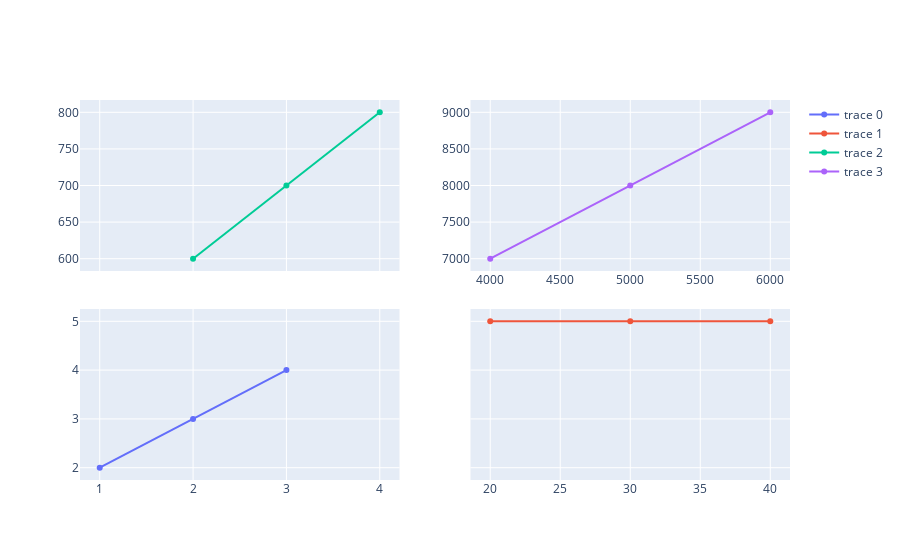

Notebook cell for this chart:
### Code cell
import plotly.graph_objects as go

trace1 = go.Scatter(
    x=[1, 2, 3],
    y=[2, 3, 4]
)
trace2 = go.Scatter(
    x=[20, 30, 40],
    y=[5, 5, 5],
    xaxis="x2",
    yaxis="y"
)
trace3 = go.Scatter(
    x=[2, 3, 4],
    y=[600, 700, 800],
    xaxis="x",
    yaxis="y3"
)
trace4 = go.Scatter(
    x=[4000, 5000, 6000],
    y=[7000, 8000, 9000],
    xaxis="x4",
    yaxis="y4"
)
data = [trace1, trace2, trace3, trace4]
layout = go.Layout(
    xaxis=dict(
        domain=[0, 0.45]
    ),
    yaxis=dict(
        domain=[0, 0.45]
    ),
    xaxis2=dict(
        domain=[0.55, 1]
    ),
    xaxis4=dict(
        domain=[0.55, 1],
        anchor="y4"
    ),
    yaxis3=dict(
        domain=[0.55, 1]
    ),
    yaxis4=dict(
        domain=[0.55, 1],
        anchor="x4"
    )
)
fig = go.Figure(data=data, layout=layout)
fig.show()

### Figure 1 — Plotly figure (JSON) as saved in the notebook; plotly's stock layout.template omitted (floating-point values rounded to 4 significant figures)
{"data": [{"type": "scatter", "x": [1, 2, 3], "y": [2, 3, 4]}, {"type": "scatter", "x": [20, 30, 40], "xaxis": "x2", "y": [5, 5, 5], "yaxis": "y"}, {"type": "scatter", "x": [2, 3, 4], "xaxis": "x", "y": [600, 700, 800], "yaxis": "y3"}, {"type": "scatter", "x": [4000, 5000, 6000], "xaxis": "x4", "y": [7000, 8000, 9000], "yaxis": "y4"}], "layout": {"autosize": true, "dragmode": "zoom", "xaxis": {"autorange": true, "domain": [0, 0.45], "range": [0.8062, 4.194], "showspikes": false, "type": "linear"}, "xaxis2": {"autorange": true, "domain": [0.55, 1], "range": [18.71, 41.29], "showspikes": false, "type": "linear"}, "xaxis4": {"anchor": "y4", "autorange": true, "domain": [0.55, 1], "range": [3871.0, 6129.0], "showspikes": false, "type": "linear"}, "yaxis": {"autorange": true, "domain": [0, 0.45], "range": [1.642, 5.358], "showspikes": false, "type": "linear"}, "yaxis3": {"autorange": true, "domain": [0.55, 1], "range": [576.1, 823.9], "showspikes": false, "type": "linear"}, "yaxis4": {"anchor": "x4", "autorange": true, "domain": [0.55, 1], "range": [6761.0, 9239.0], "showspikes": false, "type": "linear"}}}
